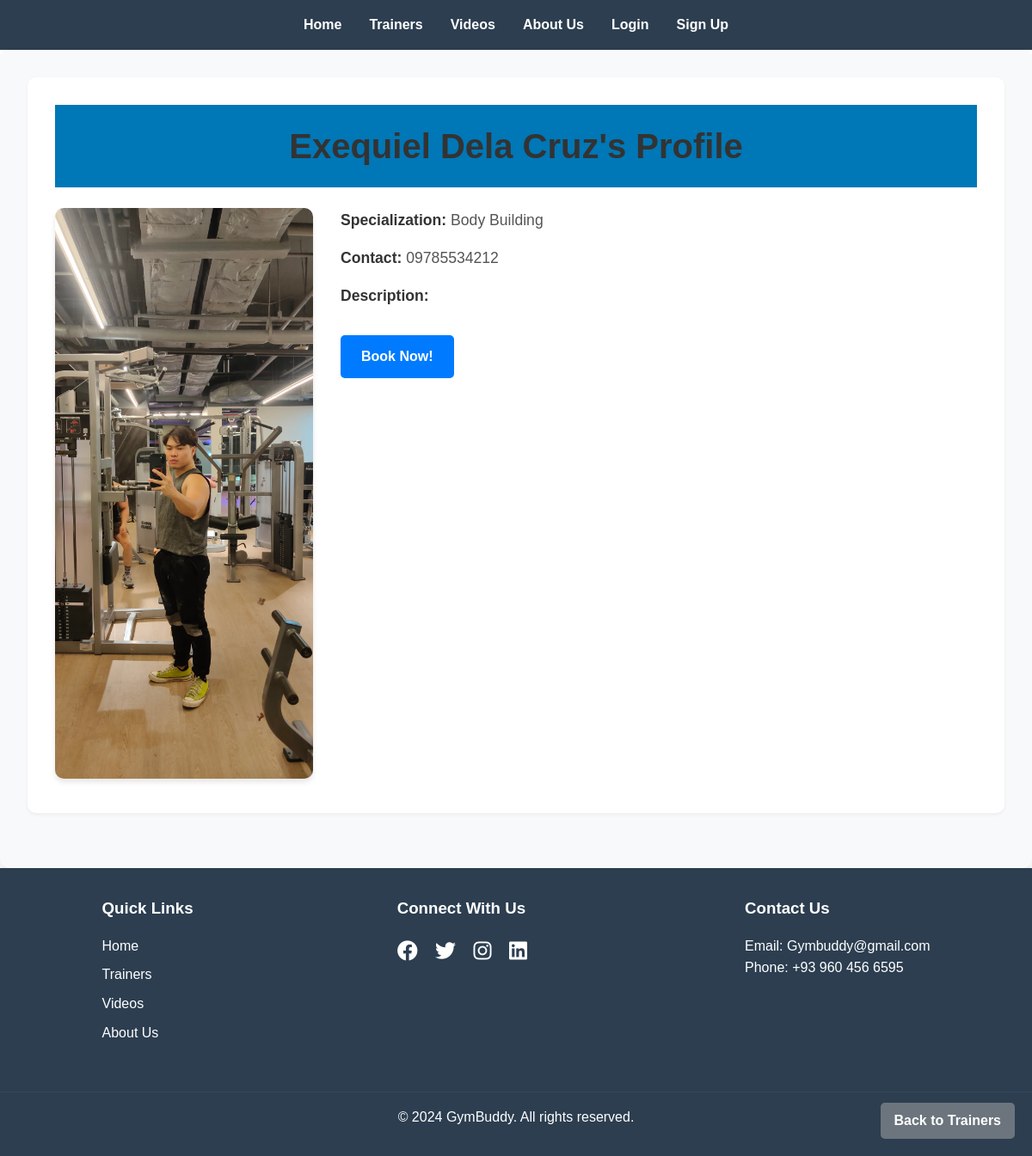
The app's page /trainer_profile.php?trainer_id=15 with its own data.
### tables this page shows
CREATE TABLE `trainers` (
  `id` int(11) NOT NULL,
  `name` varchar(100) NOT NULL,
  `description` text DEFAULT NULL,
  `contact` varchar(50) DEFAULT NULL,
  `image_url` varchar(255) DEFAULT NULL,
  `specialization` varchar(255) DEFAULT NULL
);

### trainer_profile.php (the view, shortened to what this page needs)
<?php
include 'php/config.php';
$trainer_id = $_GET['trainer_id'];
$sql = "SELECT * FROM trainers WHERE id = ?";
$stmt = $pdo->prepare($sql);
$stmt->execute([$trainer_id]);
$trainer = $stmt->fetch();
?>
<!DOCTYPE html>
<html lang="en">
<head>
    <link rel="stylesheet" href="css/style.css">
    <link rel="stylesheet" href="css/trainer_profile.css">
    <link rel="stylesheet" href="https://cdnjs.cloudflare.com/ajax/libs/font-awesome/6.1.1/css/all.min.css">
</head>
<body>
    <header>
        <nav>
            <ul>
                <li><a href="index.php">Home</a></li>
                <li><a href="trainers.php">Trainers</a></li>
                <li><a href="videos.php">Videos</a></li>
                <li><a href="about.php">About Us</a></li>
                <?php if(isset($_SESSION['user_id'])): ?>
                    <?php if(isset($_SESSION['user_role']) && $_SESSION['user_role'] === 'admin'): ?>
                        <li><a href="php/admin_dashboard.php">Admin Dashboard</a></li>
                    <?php endif; ?>
                    <li><a href="php/logout.php">Logout</a></li>
                <?php else: ?>
                    <li><a href="php/login.php">Login</a></li>
                    <li><a href="php/signup.php">Sign Up</a></li>
                <?php endif; ?>
            </ul>
        </nav>
    </header>
    <main class="trainer-profile-page">
        <div class="trainer-profile">
            <h1 class="heading"><?php echo htmlspecialchars($trainer['name']); ?>'s Profile</h1>
            <div class="trainer-info">
                <div class="trainer-image">
                    <img src="uploads/<?php echo htmlspecialchars($trainer['image_url']); ?>" alt="<?php echo htmlspecialchars($trainer['name']); ?>">
                </div>
                <div class="trainer-details">
                    <p><strong>Specialization:</strong> <?php echo htmlspecialchars($trainer['specialization']); ?></p>
                    <p><strong>Contact:</strong> <?php echo htmlspecialchars($trainer['contact']); ?></p>
                    <p><strong>Description:</strong> <?php echo htmlspecialchars($trainer['description']); ?></p>
                    <a href="booking.php?trainer_id=<?php echo $trainer['id']; ?>" class="btn book-now">Book Now!</a>
                </div>
            </div>
        </div>
    </main>
    <footer>
        <div class="footer-content">
            <div class="footer-section">
                <h3>Quick Links</h3>
                <ul>
                    <li><a href="index.php">Home</a></li>
                    <li><a href="trainers.php">Trainers</a></li>
                    <li><a href="videos.php">Videos</a></li>
                    <li><a href="about.php">About Us</a></li>
                </ul>
            </div>
            <div class="footer-section">
                <h3>Connect With Us</h3>
                <div class="social-icons">
                    <a href="#"><i class="fab fa-facebook"></i></a>
                    <a href="#"><i class="fab fa-twitter"></i></a>
                    <a href="#"><i class="fab fa-instagram"></i></a>
                    <a href="#"><i class="fab fa-linkedin"></i></a>
                </div>
            </div>
            <div class="footer-section">
                <h3>Contact Us</h3>
                <p>Email: Gymbuddy@gmail.com</p>
                <p>Phone: +93 960 456 6595</p>
            </div>
        </div>
        <div class="footer-bottom">
            <p>&copy; 2024 GymBuddy. All rights reserved.</p>
        </div>
    </footer>
    <a href="trainers.php" class="back-to-home">Back to Trainers</a>
</body>
</html>

### css/style.css (style rules this page uses)
* { margin: 0; padding: 0; box-sizing: border-box; }
body { font-family: Arial, sans-serif; line-height: 1.6; color: #333; }
header { background-color: #2c3e50; color: #fff; padding: 1rem 0; }
nav ul { list-style-type: none; display: flex; justify-content: center; }
nav ul li { margin: 0 1rem; }
nav ul li a { color: #fff; text-decoration: none; font-weight: bold; }
.heading { text-align: center; font-size: 3rem; color:white; padding:1rem; background: #0077b6; }
footer { background-color: #2c3e50; color: #fff; padding: 2rem 0; }
.footer-content { display: flex; justify-content: space-around; flex-wrap: wrap; }
.footer-section { margin-bottom: 1rem; }
.footer-section h3 { margin-bottom: 1rem; }
.footer-section ul { list-style-type: none; }
.footer-section ul li { margin-bottom: 0.5rem; }
.footer-section ul li a { color: #fff; text-decoration: none; }
.social-icons a { color: #fff; font-size: 1.5rem; margin-right: 1rem; }
.footer-bottom { text-align: center; margin-top: 2rem; padding-top: 1rem; border-top: 1px solid #34495e; }
.back-to-home { position: fixed; bottom: 20px; right: 20px; background-color: #3498db; color: #fff; padding: 10px 15px; text-decoration: none; border-radius: 5px; font-weight: bold; }
.book-now { display: inline-block; background-color: #3498db; color: #fff; padding: 0.5rem 1rem; text-decoration: none; border-radius: 5px; margin: 1rem 0; transition: background-color 0.3s ease; }

### css/trainer_profile.css (style rules this page uses)
.trainer-profile-page { max-width: 1200px; margin: 0 auto; padding: 2rem; background-color: #f8f9fa; border-radius: 10px; box-shadow: 0 4px 6px rgba(0, 0, 0, 0.1); }
.trainer-profile { background-color: #ffffff; border-radius: 10px; padding: 2rem; margin-bottom: 2rem; box-shadow: 0 2px 4px rgba(0, 0, 0, 0.05); }
.heading { font-size: 2.5rem; color: #333; margin-bottom: 1.5rem; text-align: center; }
.trainer-info { display: flex; flex-wrap: wrap; gap: 2rem; align-items: flex-start; }
.trainer-image { flex: 0 0 300px; }
.trainer-image img { width: 100%; height: auto; border-radius: 10px; box-shadow: 0 4px 6px rgba(0, 0, 0, 0.1); }
.trainer-details { flex: 1; min-width: 300px; }
.trainer-details p { margin-bottom: 1rem; font-size: 1.1rem; color: #555; }
.trainer-details strong { color: #333; font-weight: 600; }
.btn.book-now { display: inline-block; background-color: #007bff; color: #fff; padding: 0.75rem 1.5rem; border-radius: 5px; text-decoration: none; font-weight: 600; transition: background-color 0.3s ease; }
.back-to-home { display: inline-block; margin-top: 2rem; padding: 0.5rem 1rem; background-color: #6c757d; color: #fff; text-decoration: none; border-radius: 5px; transition: background-color 0.3s ease; }

### records on screen
trainers: name "Exequiel Dela Cruz", image_url (picture), specialization "Body Building", contact "09785534212"
